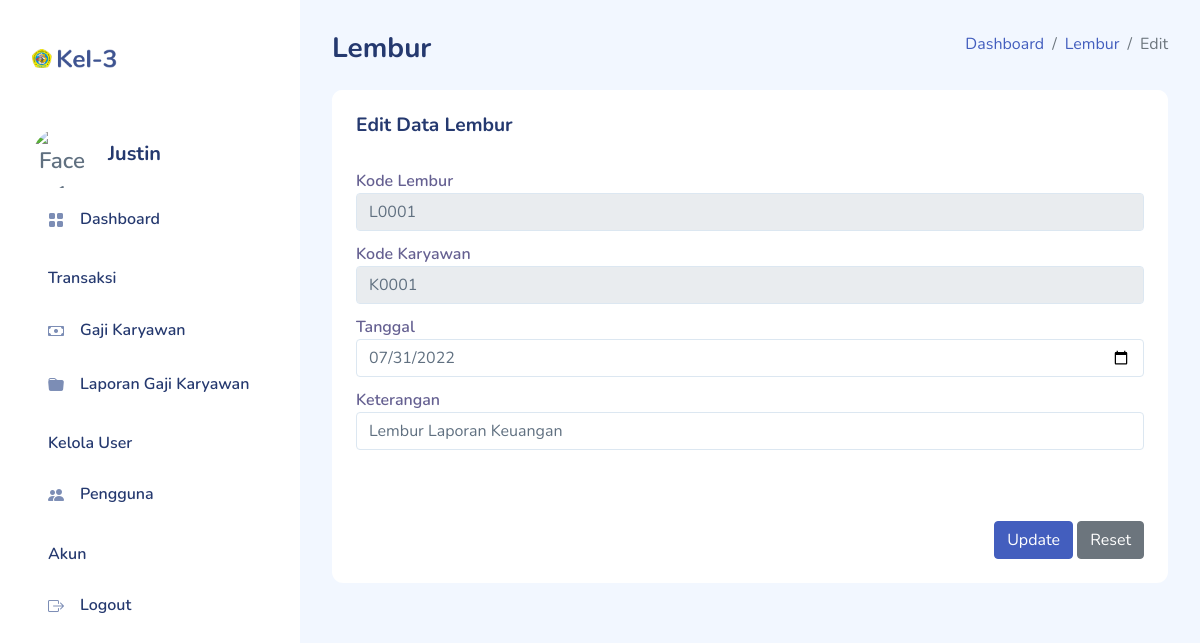
/pages/lembur-form-edit.php?kode_lembur=L0001 (signed in), run on the app's committed database.
### tables this page shows
CREATE TABLE `lembur` (
  `kode_lembur` varchar(8) NOT NULL,
  `kode_karyawan` varchar(8) NOT NULL,
  `tanggal` date NOT NULL,
  `keterangan` text NOT NULL,
  `kode_user` varchar(8) NOT NULL
);

### pages/functions.php (called while the page is built, shortened)
<?php
function dbConnect()
{
    $db = new mysqli("localhost","root","","kel3-if6_if-6_kepegawaian");
    return $db;
}
    ?>
    <?php
function getDataLembur($kode_lembur)
{
    $db = dbConnect();
    if($db->connect_errno==0)
    {
        $sql = "SELECT * FROM lembur WHERE kode_lembur = '$kode_lembur'";
        $res = $db->query($sql);
        if($res)
        {
            if($res->num_rows>0)
            {
                $data = $res->fetch_assoc();
                return $data;
            }
            else
                return FALSE;
        }
        else
            return FALSE;
    }
    else
        return FALSE;
}
?>

### pages/lembur-form-edit.php (the view, shortened to what this page needs)
<?php
    include_once("../layout.php");
    include_once("functions.php");
?>
<div id="main">
    <div class="page-heading">
        <div class="page-title mb-3">
            <div class="row">
                <div class="col-12 col-md-6 order-md-1 order-last">
                    <h3>Lembur</h3>
                </div>
                <div class="col-12 col-md-6 order-md-2 order-first">
                    <nav aria-label="breadcrumb" class="breadcrumb-header float-start float-lg-end">
                        <ol class="breadcrumb">
                            <li class="breadcrumb-item"><a href="dashboard.php">Dashboard</a></li>
                            <li class="breadcrumb-item"><a href="lembur.php">Lembur</a></li>
                            <li class="breadcrumb-item active" aria-current="page">Edit</li>
                        </ol>
                    </nav>
                </div>
            </div>
        </div>
        <section class="section">
            <div class="card">
                <div class="card-header">
                    <h4>Edit Data Lembur</h4>
                </div>
                <div class="card-body">
                <?php
                    if(isset($_GET["kode_lembur"]))
                    {
                        $kode_lembur = $_GET["kode_lembur"];
                        $data = getDataLembur($kode_lembur);
                    }
                ?>
                    <form action="lembur-update.php" method="POST">
                        <div class="row">
                            <div class="col">
                                <div class="form-group">
                                    <label>Kode Lembur</label>
                                    <input type="text" class="form-control" name="kode_lembur" value="<?php echo $data["kode_lembur"] ?>" autocomplete="off" readonly>
                                </div>
                                <div class="form-group">
                                    <label>Kode Karyawan</label>
                                    <input type="text" class="form-control" name="kode_karyawan" value="<?php echo $data["kode_karyawan"] ?>" autocomplete="off" readonly>
                                </div>
                                <div class="form-group">
                                    <label>Tanggal</label>
                                    <input type="date" class="form-control" name="tanggal" value="<?php echo $data["tanggal"] ?>" autocomplete="off" required>
                                </div>
                                <div class="form-group">
                                    <label>Keterangan</label>
                                    <input type="text" class="form-control" name="keterangan" value="<?php echo $data["keterangan"] ?>" autocomplete="off">
                                </div>
                                <div class="form-group">
                                </div>
                            </div>
                        </div>
                        <div class="text-end mt-4">
                        <button type="submit" class="btn btn-primary" name="btnUpdate" onclick="return confirm('Apakah anda yakin ingin mengubah data?')"><i class="fas fa-edit"></i> Update</button>
                        <input type="reset" class="btn btn-secondary">
                        </div>
                    </form>
                </div>
            </div>
        </section>
    </div>
</div>

### assets/css/app.css (style rules this page uses)
.btn.btn-danger,.btn.btn-info,.btn.btn-primary,.btn.btn-secondary,.btn.btn-success,.btn.btn-warning { color:#fff }
.card { border:none;margin-bottom:2.2rem }
.card .card-header { border:none }
.card .card-header h4 { font-size:1.2rem;font-weight:700 }
.card .card-header~.card-body { padding-top:0 }
.card .card-body { padding:1.5rem }
.form-group { margin-bottom:.7rem }
.form-group label { color:rgba(35,28,99,.7);font-weight:600 }
#main { margin-left:300px;padding:2rem }
.page-heading { margin:0 0 2rem }
.page-heading h3 { font-weight:700 }
a { text-decoration:none }

### data on the page
lembur: kode_lembur "L0001", kode_karyawan "K0001", tanggal "07/31/2022", keterangan "Lembur Laporan Keuangan"

### other printed values
$_SESSION["nama"] "Justin"
